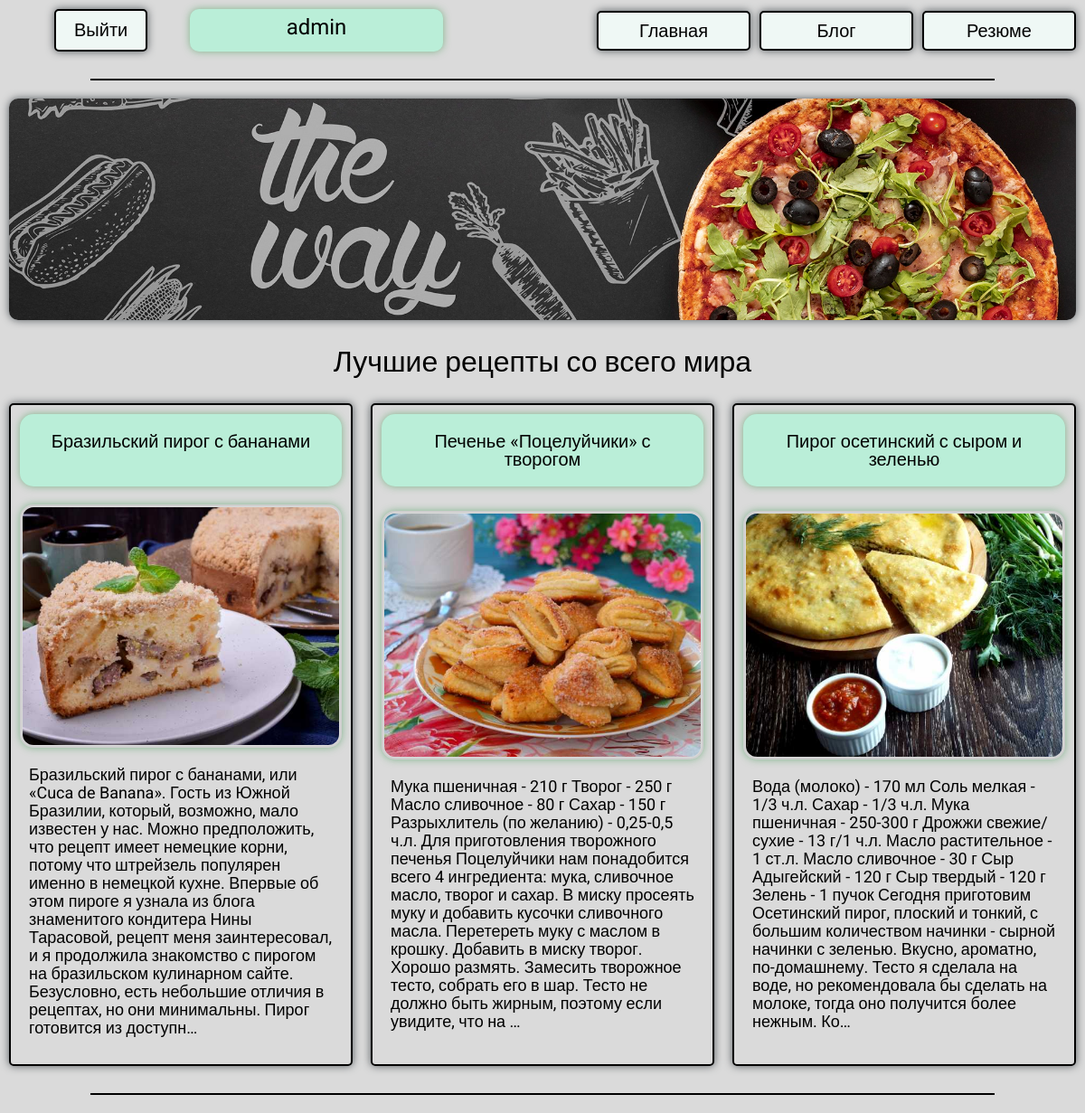
The app's page / (signed in) with its own data.
### skills/models.py (models this page shows)
class Skills(models.Model):
    title = models.CharField(max_length=100)
    description = models.TextField()
    image = models.ImageField(upload_to='skills/image/')
    url = models.URLField(blank=True)

### skills/views.py (the view)
# urls.py: path('', views.index, name='index'),
def index(request):
    projects = Skills.objects.all()
    return render(request, 'skills/index.html', {'projects': projects})

### skills/templates/skills/index.html
{% extends 'skills/base.html' %}
{% load static %}
{% block content %}
        <div class="container">
            <div class="row">
                <div class="row col-12 index_logo">
                    <img class="col-12 index_logo_img" src="{% static 'skills/logo.png' %}" alt="">
                </div>
                <div class="col-12 row">
                    <h1 class="col-12 index_skills_h1">Лучшие рецепты со всего мира</h1>
                </div>
                {% for project in projects %}
                <div class="row col-4 block_skills">
                <div class="row skills col-12">
                    <div class="row col-12 index_skills_h2">
                        <h2 class="col-12 skills_h2"><a href="" target="_blank">{{ project.title }}</a></h2>
                    </div>
                    <div class="index_skills_img row col-12">
                        <img class="col-12 skills_img" src="{{ project.image.url }}" alt="ddd">
                    </div>
                    <p class="col-12 index_skills_text">{{ project.description|truncatechars:500 }}</p>
                </div>
                    </div>
                {% endfor %}
            </div>
        </div>
{% endblock %}

### skills/templates/skills/base.html (shortened to what this page needs)
{% load static %}
<!DOCTYPE html>
<html lang="en">
<head>
    <link rel="stylesheet" href="{% static 'css/reset.css' %}">
    <link rel="stylesheet" href="{% static 'css/setka.css' %}">
    <link rel="stylesheet" href="{% static 'css/style.css' %}">
</head>
<body>
    <nav>
        <div class="container">
            <div class="row justify__content__end">
                {% if user.is_authenticated %}
                <ul class="row nav_list col-5">
                    <form action="{% url 'logoutuser' %}" method="post" class="col-4">
                        <button class="exit_btn">Выйти</button>
                    </form>
                    <li class="nav_user col-7">{{ user.username }}</li>
                </ul>
                {% else %}
                <ul class="row nav_list col-5">
                    <li class="nav_item col-4"><a href="{% url 'loginuser' %}">Войти</a></li>
                    <li class="nav_item col-7"><a href="{% url 'signupuser' %}">Зарегистрироваться</a></li>
                </ul>
                {% endif %}
                <ul class="row nav_list col-7">
                    <li class="nav_item col-3"><a href="{% url 'index'%}">Главная</a></li>
                    <li class="nav_item col-3"><a href="">Блог</a></li>
                    <li class="nav_item col-3"><a href="">Резюме</a></li>
                </ul>
                <div class="line col-10">
       			</div>
            </div>
        </div>
    </nav>
    {% block content %}
    {% endblock %}
    <footer>
    	<div class="container">
            <div class="row justify__content__end">
                <div class="line col-10">
       			</div>
            </div>
        </div>
    </footer>
</body>
</html>

### skills/static/css/setka.css (style rules this page uses)
.container { width: 1200px; padding-right: 15px; padding-left: 15px; margin-right: auto; margin-left: auto; box-sizing: border-box; }
.row { display: -webkit-flex; display: -ms-flex; display: flex; flex-wrap: wrap; }
.col-1, .col-2, .col-3, .col-4, .col-5, .col-6, .col-7, .col-8, .col-9, .col-10, .col-11, .col-12, .col-auto { position: relative; width: 100%; box-sizing: border-box; padding-left: 10px; padding-right: 10px; }
img { width: 100%; width: auto; height: auto; object-fit: cover; }
.justify__content__end { display: flex; justify-content: end; }
@media (min-width: 576px) { .container { max-width: 700px; padding-right: 0px; padding-left: 0px; } }
@media (min-width: 768px) { .container { max-width: 1000px; } }
@media (min-width: 768px) { .col-3 { flex: 0 0 25%; max-width: 25%; } }
@media (min-width: 768px) { .col-4 { flex: 0 0 33.333333%; max-width: 33.333333%; } }
@media (min-width: 768px) { .col-5 { flex: 0 0 41.666667%; max-width: 41.666667%; } }
@media (min-width: 768px) { .col-7 { flex: 0 0 58.333333%; max-width: 58.333333%; } }
@media (min-width: 768px) { .col-10 { flex: 0 0 83.333333%; max-width: 83.333333%; } }
@media (min-width: 768px) { .col-12 { flex: 0 0 100%; max-width: 100%; } }
@media (min-width: 992px) { .container { max-width: 960px; } }
@media (min-width: 1200px) { .container { max-width: 1200px; } }

### skills/static/css/style.css (style rules this page uses)
body { background: #dadada; font-family: 'Roboto', sans-serif; }
p, li { line-height: 20px; font-size: 18px; }
.nav_list { justify-content: flex-end; align-content: center }
.nav_item, .exit_btn { display: inline-block; background: #eff8f5; margin: 10px 0px 0px 10px; padding: 10px 10px; text-align: center; border-radius: 5px; border: 2px solid #000000; font-size: 20px; box-shadow: 0px 0px 10px #52585c; }
.nav_item a { display: block; text-decoration: none; color: black; }
.line { border: 1px solid #000000; margin: auto; margin-top: 30px; margin-bottom: 20px; }
.index_logo_img { border-radius: 10px; padding: 0px; box-shadow: 0px 0px 10px #52585c; }
.skills { border: 2px solid; padding: 10px 10px; justify-content: space-around; margin-top: 30px; border-radius: 5px; box-shadow: 0px 0px 10px #52585c; }
.index_skills_h1, .signupuser_h2 { font-size: 32px; text-align: center; margin-top: 30px; align-content: center; }
.index_skills_h2 { background: #baeed8; border-radius: 15px; box-shadow: 0px 0px 9px #40995496; height: 80px; text-align: center; }
.skills_h2 { margin: 20px 0px 20px 0px; font-size: 20px; }
.skills_h2 a { text-decoration: none; color: black; display: block; }
.index_skills_img { padding: 0px; }
.skills_img { margin-top: 20px; border-radius: 15px; border: #bababa54 2px solid; box-shadow: 0px 0px 9px #40995496; padding: 1px; }
.index_skills_text { margin: 20px 0px 20px 0px; }
button { padding: 10px 40px; border-radius: 6px; margin-top: 40px; font-size: 24px; cursor: pointer; }
.register p, li { font-size: 13px; }
.nav_user { font-size: 24px; text-align: center; margin: 10px 0px 0px 10px; padding: 10px 10px; background: #baeed8; border-radius: 10px; box-shadow: 0px 0px 9px #40995496; }
.exit_btn { padding: 10px 20px; }

### records on screen
Skills: title "Бразильский пирог с бананами", image (picture), description "Бразильский пирог с бананами, или «Cuca de Banana». Гость из Южной Бразилии, который, возможно, мало известен у нас. Можно предположить, что рецепт имеет немецкие корни, потому что штрейзель популярен именно в немецкой кухне. Впервые об этом пироге я узнала из блога знаменитого кондитера Нины Тарасовой, рецепт меня заинтересовал, и я продолжила знакомство с пирогом на бразильском кулинарном сайте. Безусловно, есть небольшие отличия в рецептах, но они минимальны. Пирог готовится из доступн…"
Skills: title "Печенье «Поцелуйчики» с творогом", image (picture), description "Мука пшеничная - 210 г Творог - 250 г Масло сливочное - 80 г Сахар - 150 г Разрыхлитель (по желанию) - 0,25-0,5 ч.л. Для приготовления творожного печенья Поцелуйчики нам понадобится всего 4 ингредиента: мука, сливочное масло, творог и сахар. В миску просеять муку и добавить кусочки сливочного масла. Перетереть муку с маслом в крошку. Добавить в миску творог. Хорошо размять. Замесить творожное тесто, собрать его в шар. Тесто не должно быть жирным, поэтому если увидите, что на …"
Skills: title "Пирог осетинский с сыром и зеленью", image (picture), description "Вода (молоко) - 170 мл Соль мелкая - 1/3 ч.л. Сахар - 1/3 ч.л. Мука пшеничная - 250-300 г Дрожжи свежие/сухие - 13 г/1 ч.л. Масло растительное - 1 ст.л. Масло сливочное - 30 г Сыр Адыгейский - 120 г Сыр твердый - 120 г Зелень - 1 пучок Сегодня приготовим Осетинский пирог, плоский и тонкий, с большим количеством начинки - сырной начинки с зеленью. Вкусно, ароматно, по-домашнему. Тесто я сделала на воде, но рекомендовала бы сделать на молоке, тогда оно получится более нежным. Ко…"

### other values on screen
{{ user.username }} "admin"
